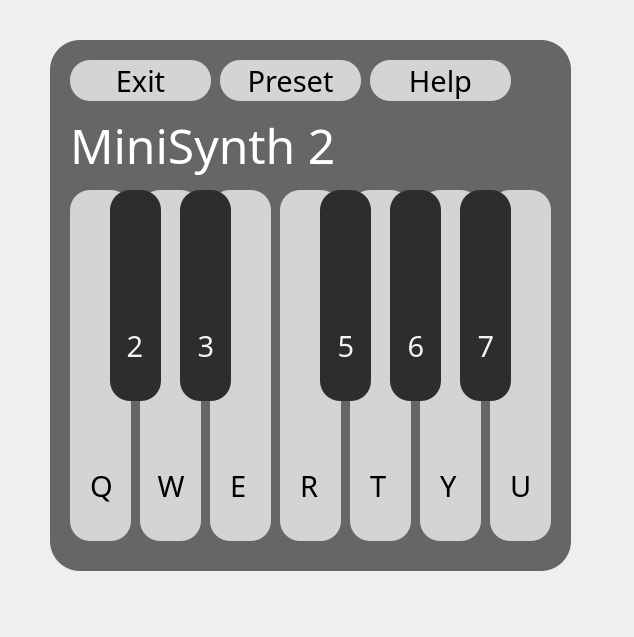
<?xml version="1.0" encoding="UTF-8"?>
<ui version="4.0">
 <class>MainWindow</class>
 <widget class="QMainWindow" name="MainWindow">
  <property name="geometry">
   <rect>
    <x>0</x>
    <y>0</y>
    <width>634</width>
    <height>637</height>
   </rect>
  </property>
  <property name="windowTitle">
   <string>MainWindow</string>
  </property>
  <widget class="QWidget" name="centralwidget">
   <widget class="QPushButton" name="c_note">
    <property name="geometry">
     <rect>
      <x>70</x>
      <y>190</y>
      <width>61</width>
      <height>351</height>
     </rect>
    </property>
    <property name="font">
     <font>
      <family>Segoe UI Light</family>
      <pointsize>24</pointsize>
     </font>
    </property>
    <property name="styleSheet">
     <string notr="true">QPushButton{
	background-color:rgb(212, 212, 212);
	border-radius: 20px;
} 
QPushButton::pressed {
	background-color : rgb(200, 200, 200);
	border-radius: 20px;
}</string>
    </property>
    <property name="text">
     <string/>
    </property>
   </widget>
   <widget class="QPushButton" name="d_note">
    <property name="geometry">
     <rect>
      <x>140</x>
      <y>190</y>
      <width>61</width>
      <height>351</height>
     </rect>
    </property>
    <property name="styleSheet">
     <string notr="true">QPushButton{
	background-color:rgb(212, 212, 212);
	border-radius: 20px;
} 
QPushButton::pressed {
	background-color : rgb(200, 200, 200);
	border-radius: 20px;
}</string>
    </property>
    <property name="text">
     <string/>
    </property>
   </widget>
   <widget class="QPushButton" name="e_note">
    <property name="geometry">
     <rect>
      <x>210</x>
      <y>190</y>
      <width>61</width>
      <height>351</height>
     </rect>
    </property>
    <property name="styleSheet">
     <string notr="true">QPushButton{
	background-color:rgb(212, 212, 212);
	border-radius: 20px;
} 
QPushButton::pressed {
	background-color : rgb(200, 200, 200);
	border-radius: 20px;
}</string>
    </property>
    <property name="text">
     <string/>
    </property>
   </widget>
   <widget class="QPushButton" name="f_note">
    <property name="geometry">
     <rect>
      <x>280</x>
      <y>190</y>
      <width>61</width>
      <height>351</height>
     </rect>
    </property>
    <property name="styleSheet">
     <string notr="true">QPushButton{
	background-color:rgb(212, 212, 212);
	border-radius: 20px;
} 
QPushButton::pressed {
	background-color : rgb(200, 200, 200);
	border-radius: 20px;
}</string>
    </property>
    <property name="text">
     <string/>
    </property>
   </widget>
   <widget class="QPushButton" name="g_note">
    <property name="geometry">
     <rect>
      <x>350</x>
      <y>190</y>
      <width>61</width>
      <height>351</height>
     </rect>
    </property>
    <property name="styleSheet">
     <string notr="true">QPushButton{
	background-color:rgb(212, 212, 212);
	border-radius: 20px;
} 
QPushButton::pressed {
	background-color : rgb(200, 200, 200);
	border-radius: 20px;
}</string>
    </property>
    <property name="text">
     <string/>
    </property>
   </widget>
   <widget class="QPushButton" name="a_note">
    <property name="geometry">
     <rect>
      <x>420</x>
      <y>190</y>
      <width>61</width>
      <height>351</height>
     </rect>
    </property>
    <property name="styleSheet">
     <string notr="true">QPushButton{
	background-color:rgb(212, 212, 212);
	border-radius: 20px;
} 
QPushButton::pressed {
	background-color : rgb(200, 200, 200);
	border-radius: 20px;
}</string>
    </property>
    <property name="text">
     <string/>
    </property>
   </widget>
   <widget class="QPushButton" name="b_note">
    <property name="geometry">
     <rect>
      <x>490</x>
      <y>190</y>
      <width>61</width>
      <height>351</height>
     </rect>
    </property>
    <property name="styleSheet">
     <string notr="true">QPushButton{
	background-color:rgb(212, 212, 212);
	border-radius: 20px;
} 
QPushButton::pressed {
	background-color : rgb(200, 200, 200);
	border-radius: 20px;
}</string>
    </property>
    <property name="text">
     <string/>
    </property>
   </widget>
   <widget class="QLabel" name="background_label">
    <property name="geometry">
     <rect>
      <x>50</x>
      <y>40</y>
      <width>521</width>
      <height>531</height>
     </rect>
    </property>
    <property name="styleSheet">
     <string notr="true">background-color: rgb(102, 102, 102);
border-radius: 30px</string>
    </property>
    <property name="text">
     <string/>
    </property>
   </widget>
   <widget class="QPushButton" name="cd_note">
    <property name="geometry">
     <rect>
      <x>110</x>
      <y>190</y>
      <width>51</width>
      <height>211</height>
     </rect>
    </property>
    <property name="styleSheet">
     <string notr="true">QPushButton{
	background-color:rgb(45, 45, 45);
	border-radius: 20px;
} 
QPushButton::pressed {
	background-color : rgb(200, 200, 200);
	border-radius: 20px;
}</string>
    </property>
    <property name="text">
     <string/>
    </property>
   </widget>
   <widget class="QPushButton" name="dd_note">
    <property name="geometry">
     <rect>
      <x>180</x>
      <y>190</y>
      <width>51</width>
      <height>211</height>
     </rect>
    </property>
    <property name="styleSheet">
     <string notr="true">QPushButton{
	background-color:rgb(45, 45, 45);
	border-radius: 20px;
} 
QPushButton::pressed {
	background-color : rgb(200, 200, 200);
	border-radius: 20px;
}</string>
    </property>
    <property name="text">
     <string/>
    </property>
   </widget>
   <widget class="QPushButton" name="fd_note">
    <property name="geometry">
     <rect>
      <x>320</x>
      <y>190</y>
      <width>51</width>
      <height>211</height>
     </rect>
    </property>
    <property name="styleSheet">
     <string notr="true">QPushButton{
	background-color:rgb(45, 45, 45);
	border-radius: 20px;
} 
QPushButton::pressed {
	background-color : rgb(200, 200, 200);
	border-radius: 20px;
}</string>
    </property>
    <property name="text">
     <string/>
    </property>
   </widget>
   <widget class="QPushButton" name="gd_note">
    <property name="geometry">
     <rect>
      <x>390</x>
      <y>190</y>
      <width>51</width>
      <height>211</height>
     </rect>
    </property>
    <property name="styleSheet">
     <string notr="true">QPushButton{
	background-color:rgb(45, 45, 45);
	border-radius: 20px;
} 
QPushButton::pressed {
	background-color : rgb(200, 200, 200);
	border-radius: 20px;
}</string>
    </property>
    <property name="text">
     <string/>
    </property>
   </widget>
   <widget class="QPushButton" name="ad_note">
    <property name="geometry">
     <rect>
      <x>460</x>
      <y>190</y>
      <width>51</width>
      <height>211</height>
     </rect>
    </property>
    <property name="styleSheet">
     <string notr="true">QPushButton{
	background-color:rgb(45, 45, 45);
	border-radius: 20px;
} 
QPushButton::pressed {
	background-color : rgb(200, 200, 200);
	border-radius: 20px;
}</string>
    </property>
    <property name="text">
     <string/>
    </property>
   </widget>
   <widget class="QLabel" name="q_key">
    <property name="geometry">
     <rect>
      <x>90</x>
      <y>460</y>
      <width>21</width>
      <height>51</height>
     </rect>
    </property>
    <property name="font">
     <font>
      <family>Segoe UI Light</family>
      <pointsize>22</pointsize>
     </font>
    </property>
    <property name="text">
     <string>Q</string>
    </property>
   </widget>
   <widget class="QLabel" name="w_key">
    <property name="geometry">
     <rect>
      <x>150</x>
      <y>460</y>
      <width>41</width>
      <height>51</height>
     </rect>
    </property>
    <property name="font">
     <font>
      <family>Segoe UI Light</family>
      <pointsize>22</pointsize>
     </font>
    </property>
    <property name="text">
     <string> W</string>
    </property>
   </widget>
   <widget class="QLabel" name="e_key">
    <property name="geometry">
     <rect>
      <x>230</x>
      <y>460</y>
      <width>21</width>
      <height>51</height>
     </rect>
    </property>
    <property name="font">
     <font>
      <family>Segoe UI Light</family>
      <pointsize>22</pointsize>
     </font>
    </property>
    <property name="text">
     <string>E</string>
    </property>
   </widget>
   <widget class="QLabel" name="y_key">
    <property name="geometry">
     <rect>
      <x>440</x>
      <y>460</y>
      <width>21</width>
      <height>51</height>
     </rect>
    </property>
    <property name="font">
     <font>
      <family>Segoe UI Light</family>
      <pointsize>22</pointsize>
     </font>
    </property>
    <property name="text">
     <string>Y</string>
    </property>
   </widget>
   <widget class="QLabel" name="t_key">
    <property name="geometry">
     <rect>
      <x>370</x>
      <y>460</y>
      <width>21</width>
      <height>51</height>
     </rect>
    </property>
    <property name="font">
     <font>
      <family>Segoe UI Light</family>
      <pointsize>22</pointsize>
     </font>
    </property>
    <property name="text">
     <string>T</string>
    </property>
   </widget>
   <widget class="QLabel" name="r_key">
    <property name="geometry">
     <rect>
      <x>300</x>
      <y>460</y>
      <width>21</width>
      <height>51</height>
     </rect>
    </property>
    <property name="font">
     <font>
      <family>Segoe UI Light</family>
      <pointsize>22</pointsize>
     </font>
    </property>
    <property name="text">
     <string>R</string>
    </property>
   </widget>
   <widget class="QLabel" name="u_key">
    <property name="geometry">
     <rect>
      <x>510</x>
      <y>460</y>
      <width>21</width>
      <height>51</height>
     </rect>
    </property>
    <property name="font">
     <font>
      <family>Segoe UI Light</family>
      <pointsize>22</pointsize>
     </font>
    </property>
    <property name="text">
     <string>U</string>
    </property>
   </widget>
   <widget class="QLabel" name="key_2">
    <property name="geometry">
     <rect>
      <x>119</x>
      <y>320</y>
      <width>31</width>
      <height>51</height>
     </rect>
    </property>
    <property name="font">
     <font>
      <family>Segoe UI Light</family>
      <pointsize>22</pointsize>
     </font>
    </property>
    <property name="styleSheet">
     <string notr="true">color: rgb(243, 243, 243);</string>
    </property>
    <property name="text">
     <string> 2</string>
    </property>
   </widget>
   <widget class="QLabel" name="key_3">
    <property name="geometry">
     <rect>
      <x>190</x>
      <y>320</y>
      <width>31</width>
      <height>51</height>
     </rect>
    </property>
    <property name="font">
     <font>
      <family>Segoe UI Light</family>
      <pointsize>22</pointsize>
     </font>
    </property>
    <property name="styleSheet">
     <string notr="true">color: rgb(243, 243, 243);</string>
    </property>
    <property name="text">
     <string> 3</string>
    </property>
   </widget>
   <widget class="QLabel" name="key_5">
    <property name="geometry">
     <rect>
      <x>330</x>
      <y>320</y>
      <width>31</width>
      <height>51</height>
     </rect>
    </property>
    <property name="font">
     <font>
      <family>Segoe UI Light</family>
      <pointsize>22</pointsize>
     </font>
    </property>
    <property name="styleSheet">
     <string notr="true">color: rgb(243, 243, 243);</string>
    </property>
    <property name="text">
     <string> 5</string>
    </property>
   </widget>
   <widget class="QLabel" name="key_6">
    <property name="geometry">
     <rect>
      <x>400</x>
      <y>320</y>
      <width>31</width>
      <height>51</height>
     </rect>
    </property>
    <property name="font">
     <font>
      <family>Segoe UI Light</family>
      <pointsize>22</pointsize>
     </font>
    </property>
    <property name="styleSheet">
     <string notr="true">color: rgb(243, 243, 243);</string>
    </property>
    <property name="text">
     <string> 6</string>
    </property>
   </widget>
   <widget class="QLabel" name="key_7">
    <property name="geometry">
     <rect>
      <x>470</x>
      <y>320</y>
      <width>31</width>
      <height>51</height>
     </rect>
    </property>
    <property name="font">
     <font>
      <family>Segoe UI Light</family>
      <pointsize>22</pointsize>
     </font>
    </property>
    <property name="styleSheet">
     <string notr="true">color: rgb(243, 243, 243);</string>
    </property>
    <property name="text">
     <string> 7</string>
    </property>
   </widget>
   <widget class="QPushButton" name="pushButton">
    <property name="geometry">
     <rect>
      <x>70</x>
      <y>60</y>
      <width>141</width>
      <height>41</height>
     </rect>
    </property>
    <property name="font">
     <font>
      <family>Segoe UI Light</family>
      <pointsize>22</pointsize>
     </font>
    </property>
    <property name="styleSheet">
     <string notr="true">QPushButton{
	background-color:rgb(212, 212, 212);
	border-radius: 20px;
} 
QPushButton::pressed {
	background-color : rgb(200, 200, 200);
	border-radius: 20px;
}</string>
    </property>
    <property name="text">
     <string>Exit</string>
    </property>
   </widget>
   <widget class="QPushButton" name="pushButton_2">
    <property name="geometry">
     <rect>
      <x>220</x>
      <y>60</y>
      <width>141</width>
      <height>41</height>
     </rect>
    </property>
    <property name="font">
     <font>
      <family>Segoe UI Light</family>
      <pointsize>22</pointsize>
     </font>
    </property>
    <property name="styleSheet">
     <string notr="true">QPushButton{
	background-color:rgb(212, 212, 212);
	border-radius: 20px;
} 
QPushButton::pressed {
	background-color : rgb(200, 200, 200);
	border-radius: 20px;
}</string>
    </property>
    <property name="text">
     <string>Preset</string>
    </property>
   </widget>
   <widget class="QPushButton" name="pushButton_3">
    <property name="geometry">
     <rect>
      <x>370</x>
      <y>60</y>
      <width>141</width>
      <height>41</height>
     </rect>
    </property>
    <property name="font">
     <font>
      <family>Segoe UI Light</family>
      <pointsize>22</pointsize>
     </font>
    </property>
    <property name="styleSheet">
     <string notr="true">QPushButton{
	background-color:rgb(212, 212, 212);
	border-radius: 20px;
} 
QPushButton::pressed {
	background-color : rgb(200, 200, 200);
	border-radius: 20px;
}</string>
    </property>
    <property name="text">
     <string>Help</string>
    </property>
   </widget>
   <widget class="QLabel" name="logo">
    <property name="geometry">
     <rect>
      <x>70</x>
      <y>110</y>
      <width>311</width>
      <height>71</height>
     </rect>
    </property>
    <property name="font">
     <font>
      <family>Segoe UI Light</family>
      <pointsize>36</pointsize>
     </font>
    </property>
    <property name="styleSheet">
     <string notr="true">color: rgb(255, 255, 255)</string>
    </property>
    <property name="text">
     <string>MiniSynth 2</string>
    </property>
   </widget>
   <zorder>background_label</zorder>
   <zorder>c_note</zorder>
   <zorder>d_note</zorder>
   <zorder>e_note</zorder>
   <zorder>f_note</zorder>
   <zorder>g_note</zorder>
   <zorder>a_note</zorder>
   <zorder>b_note</zorder>
   <zorder>cd_note</zorder>
   <zorder>dd_note</zorder>
   <zorder>fd_note</zorder>
   <zorder>gd_note</zorder>
   <zorder>ad_note</zorder>
   <zorder>q_key</zorder>
   <zorder>w_key</zorder>
   <zorder>e_key</zorder>
   <zorder>y_key</zorder>
   <zorder>t_key</zorder>
   <zorder>r_key</zorder>
   <zorder>u_key</zorder>
   <zorder>key_2</zorder>
   <zorder>key_3</zorder>
   <zorder>key_5</zorder>
   <zorder>key_6</zorder>
   <zorder>key_7</zorder>
   <zorder>pushButton</zorder>
   <zorder>pushButton_2</zorder>
   <zorder>pushButton_3</zorder>
   <zorder>logo</zorder>
  </widget>
 </widget>
 <resources/>
 <connections/>
</ui>
